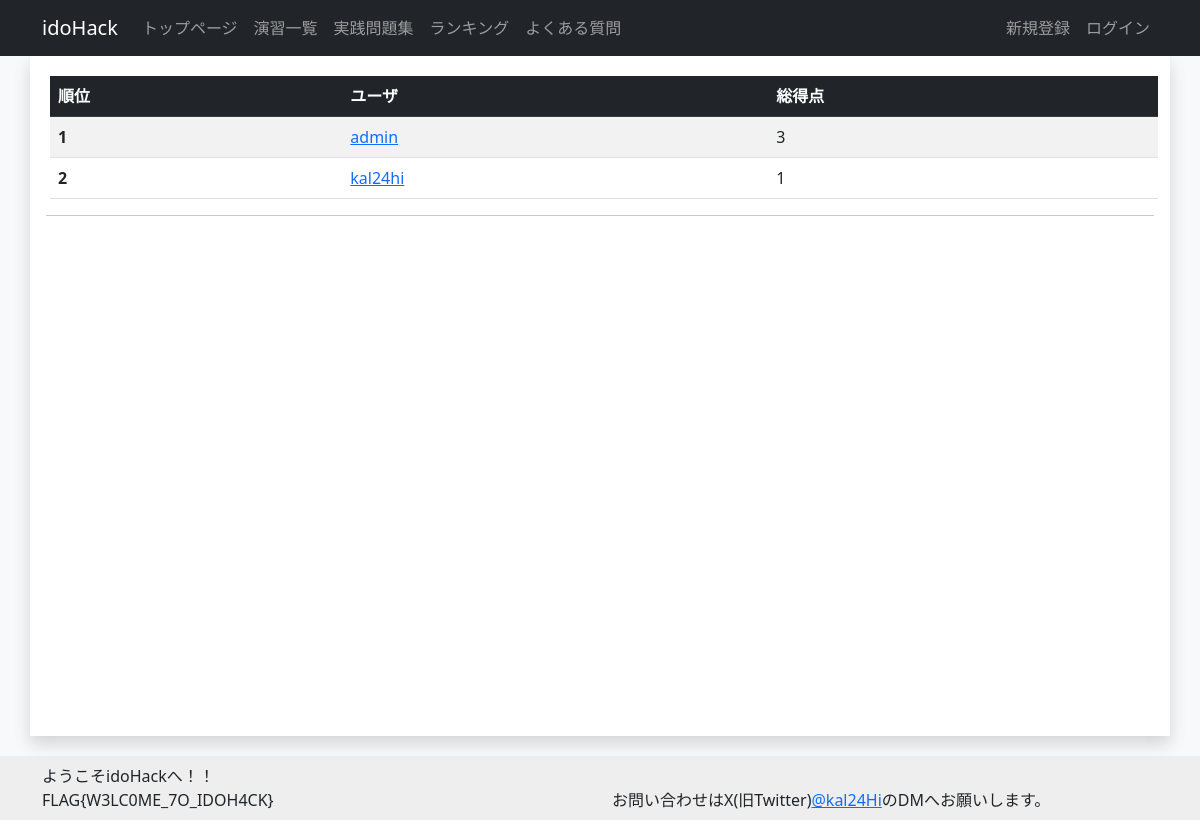
Before: /totalscore_ranking with the older database file.
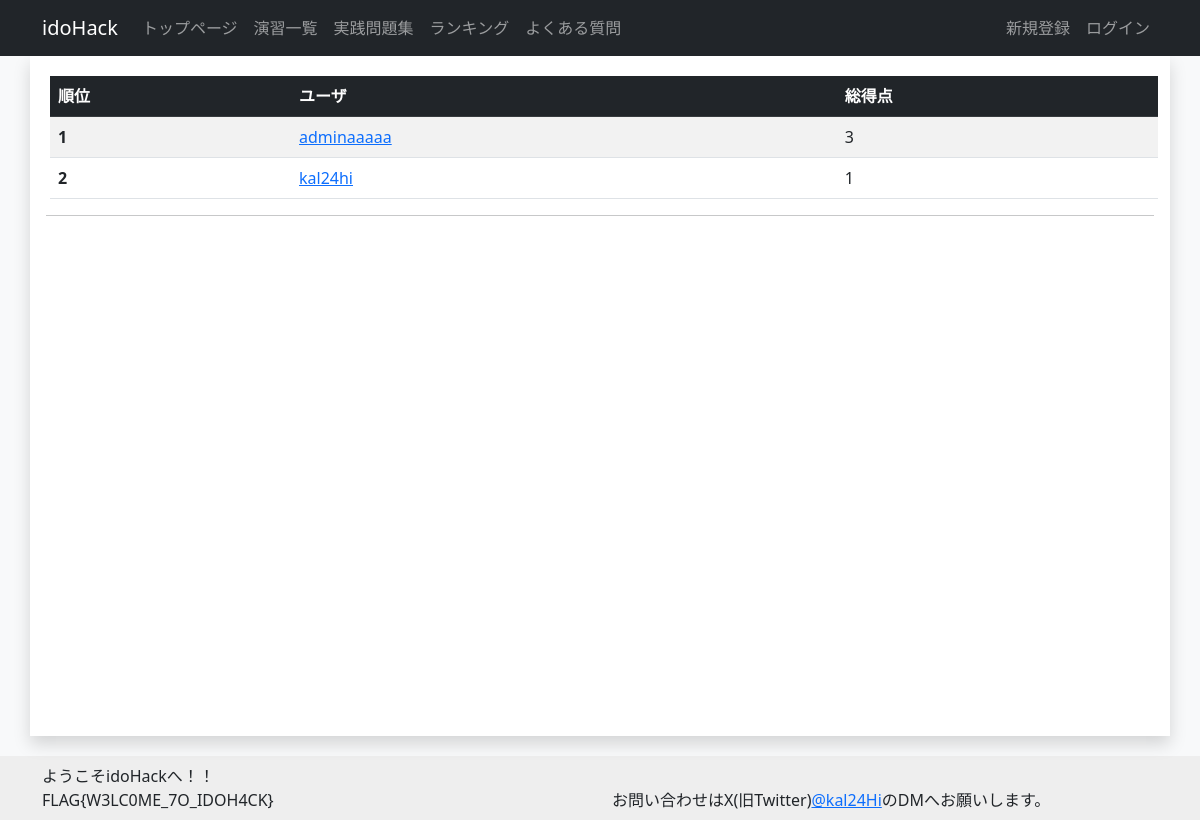
After: the same page with the newer database file.
### account/models.py (models this page shows)
class CustomUser(AbstractUser):
    uuid = models.UUIDField(default=uuid.uuid4, editable=False, unique=True, verbose_name="UUID") # ユーザのUUID
    total_score = models.IntegerField(default=0, verbose_name="総得点") # ユーザの総得点
    biography = models.TextField(max_length=500, blank=True, verbose_name="自己紹介") # ユーザの自己紹介
    twitter_url = models.URLField(max_length=200, blank=True, verbose_name="TwitterURL") # ユーザのTwitterのURL
    github_url = models.URLField(max_length=200, blank=True, verbose_name="GitHubURL") # ユーザのGitHubのURL
    linkedin_url = models.URLField(max_length=200, blank=True, verbose_name="LinkedInURL") # ユーザのLinkedInのURL
    country = models.CharField(max_length=100, blank=True, verbose_name="国籍") # ユーザの国籍
    occupation = models.CharField(max_length=50, verbose_name="職業", choices=(('Student', '学生'),
                                          ('teacher', '教員'),
                                          ('SecurityEngineer', 'セキュリティエンジニア'),
                                          ('IT', 'IT職'),
                                          ('other', 'その他')))
    is_active = models.BooleanField(default=True, verbose_name="アクティブユーザ") # ユーザがアクティブかどうか
    is_staff = models.BooleanField(default=False, verbose_name="スタッフユーザ") # ユーザがスタッフかどうか
    is_writer = models.BooleanField(default=False, verbose_name="作問ユーザ") # ユーザが作問者かどうか

### account/views.py (the view)
# urls.py: path('totalscore_ranking', views.TotalScoreRankingView.as_view(), name='totalscore_ranking'),
class TotalScoreRankingView(ListView):
    model = CustomUser
    template_name = 'account/totalscore_ranking.html'
    context_object_name = 'ranking_list'
    paginate_by = 100
    def get_queryset(self):
        return CustomUser.objects.order_by('-total_score')

### templates/account/totalscore_ranking.html
{% extends "base.html" %}
{% block content %}
<table class="table table-striped table-hover m-1">
  <thead>
    <tr class="table-dark">
      <th scope="col">順位</th>
      <th scope="col">ユーザ</th>
      <th scope="col">総得点</th>
    </tr>
  </thead>
  <tbody>
    {% for user in ranking_list%}
        <tr>
            <th scope="row">{{forloop.counter}}</th>
            <td>
              <a href="{%url 'profile' user.username%}"> {{user.username}}</a>
            </td>
            <td>{{user.total_score}}</td>
        </tr>
    {%endfor%}
  </tbody>
</table>
{% endblock %}

Changed rows visible on the page:
changed CustomUser: username "admin" → "adminaaaaa"
